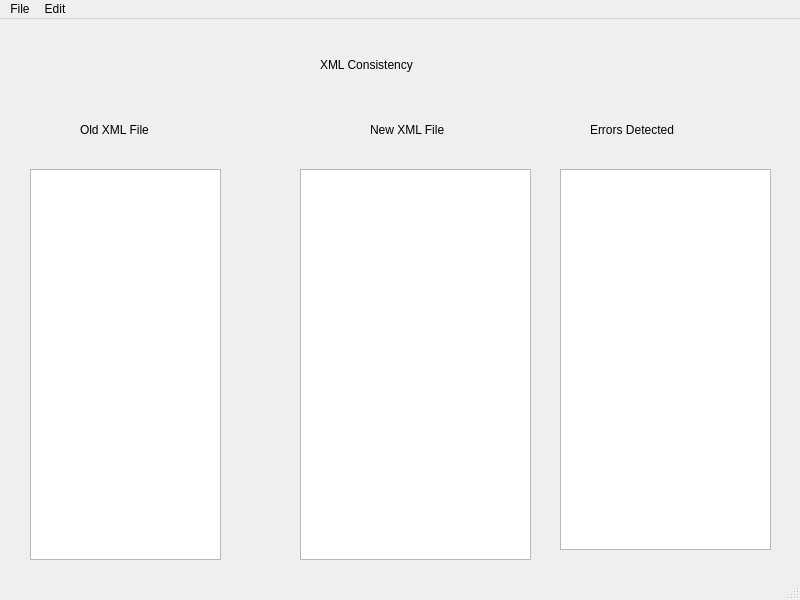
<?xml version="1.0" encoding="UTF-8"?>
<ui version="4.0">
 <class>Consistency</class>
 <widget class="QMainWindow" name="Consistency">
  <property name="geometry">
   <rect>
    <x>0</x>
    <y>0</y>
    <width>800</width>
    <height>600</height>
   </rect>
  </property>
  <property name="cursor">
   <cursorShape>ArrowCursor</cursorShape>
  </property>
  <property name="windowTitle">
   <string>Consistency</string>
  </property>
  <widget class="QWidget" name="centralwidget">
   <widget class="QTextEdit" name="textEdit">
    <property name="geometry">
     <rect>
      <x>30</x>
      <y>150</y>
      <width>191</width>
      <height>391</height>
     </rect>
    </property>
   </widget>
   <widget class="QLabel" name="label">
    <property name="geometry">
     <rect>
      <x>320</x>
      <y>20</y>
      <width>181</width>
      <height>51</height>
     </rect>
    </property>
    <property name="styleSheet">
     <string notr="true">font: 17pt &quot;Noto Sans&quot;;</string>
    </property>
    <property name="text">
     <string>XML Consistency</string>
    </property>
   </widget>
   <widget class="QLabel" name="label_2">
    <property name="geometry">
     <rect>
      <x>80</x>
      <y>90</y>
      <width>101</width>
      <height>41</height>
     </rect>
    </property>
    <property name="styleSheet">
     <string notr="true">font: 13pt &quot;Noto Sans&quot;;</string>
    </property>
    <property name="text">
     <string>Old XML File</string>
    </property>
   </widget>
   <widget class="QLabel" name="label_3">
    <property name="geometry">
     <rect>
      <x>240</x>
      <y>320</y>
      <width>41</width>
      <height>41</height>
     </rect>
    </property>
    <property name="styleSheet">
     <string notr="true">font: 35pt &quot;Noto Sans&quot;;</string>
    </property>
    <property name="text">
     <string/>
    </property>
   </widget>
   <widget class="QTextEdit" name="textEdit_2">
    <property name="geometry">
     <rect>
      <x>300</x>
      <y>150</y>
      <width>231</width>
      <height>391</height>
     </rect>
    </property>
   </widget>
   <widget class="QLabel" name="label_4">
    <property name="geometry">
     <rect>
      <x>370</x>
      <y>90</y>
      <width>111</width>
      <height>41</height>
     </rect>
    </property>
    <property name="styleSheet">
     <string notr="true">font: 13pt &quot;Noto Sans&quot;;</string>
    </property>
    <property name="text">
     <string>New XML File</string>
    </property>
   </widget>
   <widget class="QLabel" name="label_6">
    <property name="geometry">
     <rect>
      <x>590</x>
      <y>90</y>
      <width>131</width>
      <height>41</height>
     </rect>
    </property>
    <property name="styleSheet">
     <string notr="true">font: 13pt &quot;Noto Sans&quot;;</string>
    </property>
    <property name="text">
     <string>Errors Detected</string>
    </property>
   </widget>
   <widget class="QTextEdit" name="textEdit_3">
    <property name="geometry">
     <rect>
      <x>560</x>
      <y>150</y>
      <width>211</width>
      <height>381</height>
     </rect>
    </property>
   </widget>
   <widget class="QPushButton" name="pushButton">
    <property name="geometry">
     <rect>
      <x>30</x>
      <y>20</y>
      <width>31</width>
      <height>31</height>
     </rect>
    </property>
    <property name="cursor">
     <cursorShape>PointingHandCursor</cursorShape>
    </property>
    <property name="styleSheet">
     <string notr="true">border: 0px;
image: url(:/Images/back (2).png);</string>
    </property>
    <property name="text">
     <string/>
    </property>
    <property name="iconSize">
     <size>
      <width>0</width>
      <height>0</height>
     </size>
    </property>
   </widget>
  </widget>
  <widget class="QMenuBar" name="menubar">
   <property name="geometry">
    <rect>
     <x>0</x>
     <y>0</y>
     <width>800</width>
     <height>22</height>
    </rect>
   </property>
   <widget class="QMenu" name="menuFile">
    <property name="title">
     <string>File</string>
    </property>
    <addaction name="actionOpen"/>
    <addaction name="actionSave"/>
   </widget>
   <widget class="QMenu" name="menuEdit">
    <property name="title">
     <string>Edit</string>
    </property>
    <addaction name="actionFormatting"/>
    <addaction name="actionXML_to_JSON"/>
    <addaction name="actionCompress"/>
   </widget>
   <addaction name="menuFile"/>
   <addaction name="menuEdit"/>
  </widget>
  <widget class="QStatusBar" name="statusbar"/>
  <action name="actionOpen">
   <property name="icon">
    <iconset resource="Resources.qrc">
     <normaloff>:/Images/open.jpeg</normaloff>:/Images/open.jpeg</iconset>
   </property>
   <property name="text">
    <string>Open</string>
   </property>
  </action>
  <action name="actionFormatting">
   <property name="text">
    <string>Formatting</string>
   </property>
  </action>
  <action name="actionXML_to_JSON">
   <property name="text">
    <string>XML to JSON</string>
   </property>
  </action>
  <action name="actionCompress">
   <property name="text">
    <string>Compress</string>
   </property>
  </action>
  <action name="actionSave">
   <property name="icon">
    <iconset resource="Resources.qrc">
     <normaloff>:/Images/save.png</normaloff>:/Images/save.png</iconset>
   </property>
   <property name="text">
    <string>Save</string>
   </property>
  </action>
 </widget>
 <resources>
  <include location="Resources.qrc"/>
 </resources>
 <connections/>
</ui>
